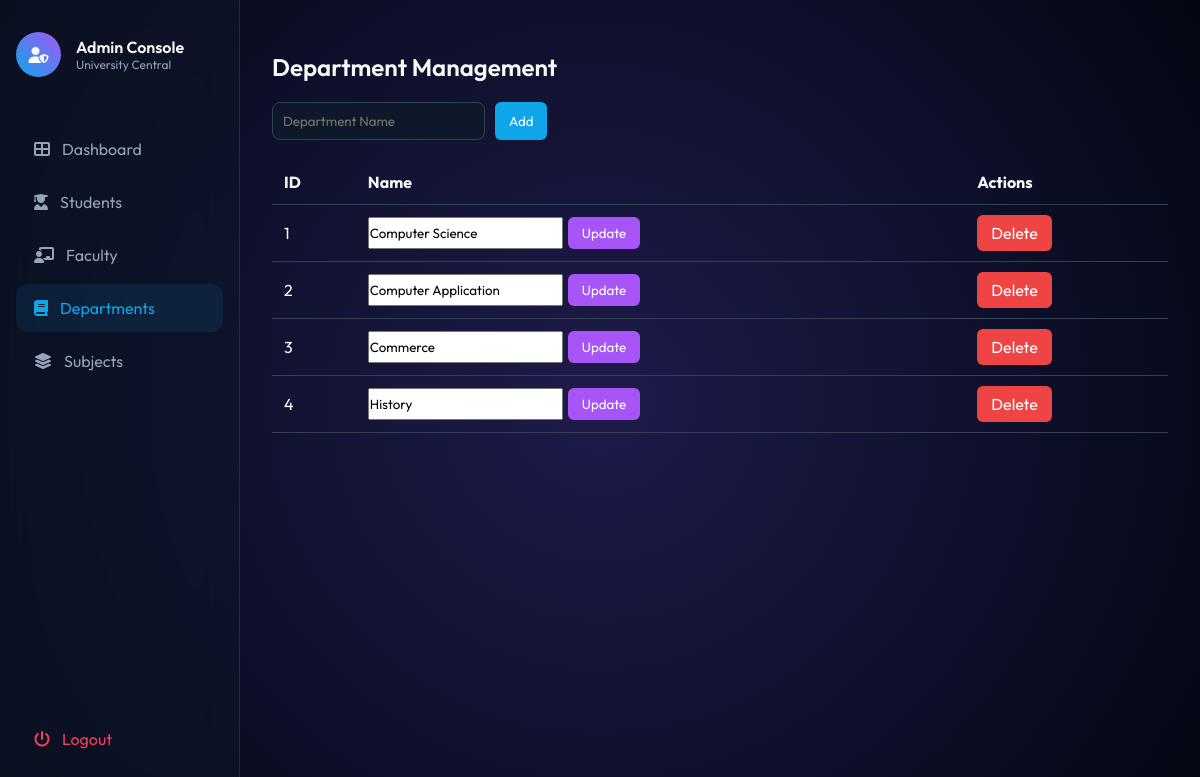
/homepage?page=department (signed in), run on the app's committed database.
### app.py (models this page shows)
class Department(db.Model):
    dept_id = db.Column(db.Integer, primary_key=True)
    dept_name = db.Column(db.String(100), nullable=False)
    students = db.relationship("Student", backref="department", lazy=True)
    staffs = db.relationship("Staff", backref="department", lazy=True)
    subjects = db.relationship("Subject", backref="department", lazy=True)

### app.py (the view)
@app.route("/homepage")
def homepage():
    if not session.get("admin"):
        return redirect("/")
    page = request.args.get("page", "dashboard")
    departments = Department.query.all()
    students = Student.query.all()
    staffs = Staff.query.all()
    subjects = Subject.query.all()
    student_count = Student.query.count()
    staff_count = Staff.query.count()
    dept_count = Department.query.count()
    subject_count = Subject.query.count()
    return render_template(
        "index.html",
        page=page,
        departments=departments,
        students=students,
        staffs=staffs,
        subjects=subjects,
        student_count=student_count,
        staff_count=staff_count,
        dept_count=dept_count,
        subject_count=subject_count
    )

### templates/index.html (shortened to what this page needs)
<!DOCTYPE html>
<html lang="en">
<head>
    <link rel="stylesheet" href="https://cdnjs.cloudflare.com/ajax/libs/font-awesome/6.5.0/css/all.min.css">
    <link rel="stylesheet" href="{{ url_for('static', filename='index.css') }}">
</head>
<body>
    <aside>
        <div class="user-header">
            <div class="user-avatar"><i class="fas fa-user-shield"></i></div>
            <div>
                <p style="font-weight:600;">Admin Console</p>
                <p style="font-size:12px;color:#94a3b8;">University Central</p>
            </div>
        </div>
        <nav>
            <a href="/homepage" class="nav-link {% if page == 'dashboard' %}active{% endif %}">
                <i class="fas fa-th-large"></i> Dashboard
            </a>
            <a href="/homepage?page=student" class="nav-link {% if page == 'student' %}active{% endif %}">
                <i class="fas fa-user-graduate"></i> Students
            </a>
            <a href="/homepage?page=staff" class="nav-link {% if page == 'staff' %}active{% endif %}">
                <i class="fas fa-chalkboard-teacher"></i> Faculty
            </a>
            <a href="/homepage?page=department" class="nav-link {% if page == 'department' %}active{% endif %}">
                <i class="fas fa-book"></i> Departments
            </a>
            <a href="/homepage?page=subject" class="nav-link {% if page == 'subject' %}active{% endif %}">
                <i class="fas fa-layer-group"></i> Subjects
            </a>
        </nav><a href="/logout" class="nav-link logout"><i class="fas fa-power-off"></i> Logout</a>
    </aside>
    <main>
        <div class="content">
            {% if page == "department" %}
            <div class="crud-container">
                <h2 class="section-title">Department Management</h2>
                <form action="/department/add" method="POST" class="crud-form">
                    <input type="text" name="dept_name" placeholder="Department Name" required>
                    <button class="btn btn-add">Add</button>
                </form>
                <table class="crud-table">
                    <tr>
                        <th>ID</th>
                        <th>Name</th>
                        <th>Actions</th>
                    </tr>
                    {% for dept in departments %}
                    <tr>
                        <td>{{ dept.dept_id }}</td>
                        <td>
                            <form action="/department/edit/{{ dept.dept_id }}" method="POST" class="inline-form">
                                <input type="text" name="dept_name" value="{{ dept.dept_name }}" required>
                                <button class="btn btn-edit">Update</button>
                            </form>
                        </td>
                        <td>
                            <a href="/department/delete/{{ dept.dept_id }}" class="btn btn-delete"
                                onclick="return confirm('Delete this department?')">
                                Delete
                            </a>
                        </td>
                    </tr>
                    {% endfor %}
                </table>
            </div>
            {% endif %}
        </div>
    </main>
</body>
</html>

### static/index.css (style rules this page uses)
:root { --bg: #030712; --glass: rgba(15, 23, 42, 0.6); --neon-blue: #0ea5e9; --neon-purple: #a855f7; --text: #f8fafc; --border: rgba(255, 255, 255, 0.1); }
* { margin: 0; padding: 0; box-sizing: border-box; font-family: 'Outfit', sans-serif; }
body { background: radial-gradient(circle at 50% 50%, #1e1b4b 0%, #030712 100%); color: var(--text); height: 100vh; display: flex; overflow: hidden; }
aside { width: 240px; background: var(--glass); backdrop-filter: blur(20px); border-right: 1px solid var(--border); padding: 2rem 1rem; display: flex; flex-direction: column; }
.user-header { display: flex; align-items: center; gap: 15px; margin-bottom: 3rem; }
.user-avatar { width: 45px; height: 45px; background: linear-gradient(45deg, var(--neon-blue), var(--neon-purple)); border-radius: 50%; display: grid; place-items: center; }
.nav-link { display: flex; align-items: center; gap: 12px; padding: 14px 18px; color: #94a3b8; text-decoration: none; border-radius: 12px; transition: 0.3s; margin-bottom: 5px; }
.nav-link:hover, .nav-link.active { background: rgba(14, 165, 233, 0.1); color: var(--neon-blue); }
.logout { margin-top: auto; color: #f43f5e; }
main { flex: 1; padding: 2rem; overflow-y: auto; }
.crud-container { margin-top: 20px; }
.section-title { margin-bottom: 20px; font-weight: 600; }
.crud-form { display: flex; gap: 10px; margin-bottom: 20px; flex-wrap: wrap; }
.crud-form input, .crud-form select { padding: 10px; border-radius: 8px; border: 1px solid #334155; background: #0f172a; color: white; }
.crud-table { width: 100%; border-collapse: collapse; }
.crud-table th, .crud-table td { padding: 12px; border-bottom: 1px solid #334155; text-align: left; }
.inline-form { display: flex; gap: 5px; flex-wrap: wrap; }
.btn { padding: 8px 14px; border-radius: 6px; border: none; cursor: pointer; text-decoration: none; color: white; }
.btn-add { background: #0ea5e9; }
.btn-edit { background: #a855f7; }
.btn-delete { background: #ef4444; }

### data on the page
Department: dept_id "1", dept_name "Computer Science"
Department: dept_id "2", dept_name "Computer Application"
Department: dept_id "3", dept_name "Commerce"
Department: dept_id "4", dept_name "History"
